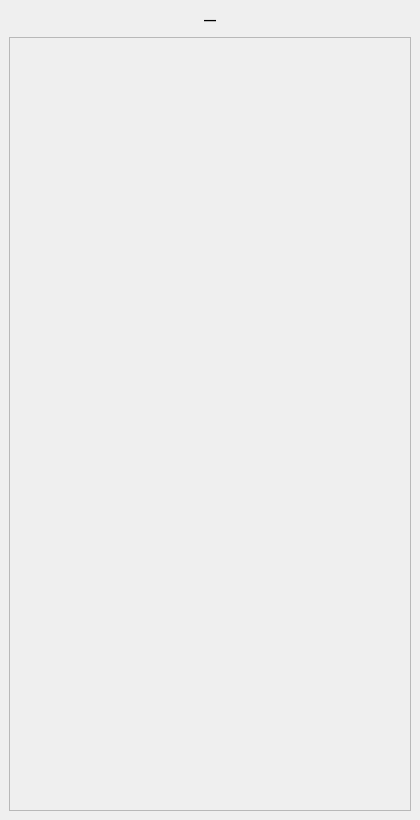
<?xml version="1.0" encoding="UTF-8"?>
<ui version="4.0">
 <class>TextWindow</class>
 <widget class="QMainWindow" name="TextWindow">
  <property name="geometry"><rect><x>0</x><y>0</y><width>420</width><height>820</height></rect></property>
  <property name="windowTitle"><string>ToonTrad — Traduction</string></property>

  <widget class="QWidget" name="centralwidget">
   <layout class="QVBoxLayout" name="rootLayout">

    <!-- Titre page courante -->
    <item>
     <widget class="QLabel" name="lblPage">
      <property name="text"><string>—</string></property>
      <property name="alignment"><set>Qt::AlignCenter</set></property>
      <property name="styleSheet"><string>font-weight: bold; padding: 4px;</string></property>
     </widget>
    </item>

    <!-- Scroll des panneaux bulles -->
    <item>
     <widget class="QScrollArea" name="scrollArea">
      <property name="widgetResizable"><bool>true</bool></property>
      <widget class="QWidget" name="scrollContent">
       <layout class="QVBoxLayout" name="scrollLayout">
        <item>
         <spacer>
          <property name="orientation"><enum>Qt::Vertical</enum></property>
         </spacer>
        </item>
       </layout>
      </widget>
     </widget>
    </item>

   </layout>
  </widget>
 </widget>
</ui>
